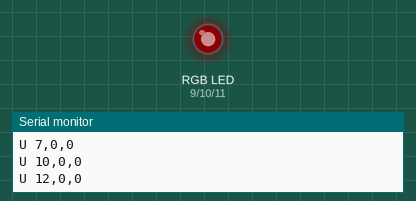
This sketch was run on a simulated Arduino Uno, built with avr-gcc and run on an emulated ATmega328P. Parts: an RGB LED mixed from three pins (HIGH = lit), the last lines printed to the serial monitor. Dim RGB values are drawn brighter than linear.

Above: at 0.15 s.
At 7.27 s:
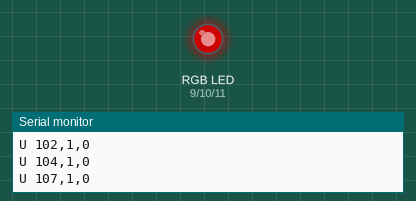
At 16.73 s:
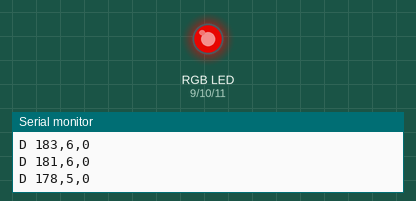
At 33.5 s:
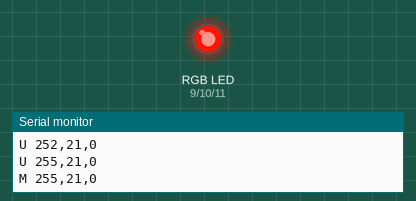
Timing chart, 0 to 40.0 s (numbered marks = the images above):
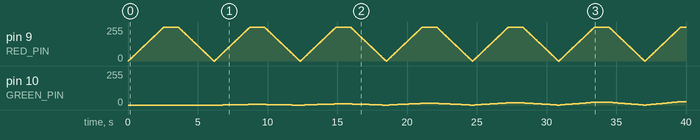

The sketch:

Color_Pulse.ino
```cpp
#include <math.h>

const int RED_PIN = 9;
const int GREEN_PIN = 10;
const int BLUE_PIN = 11;
float hue = 0;

void setup() {
  // put your setup code here, to run once:
  Serial.begin(19200);
  Serial.println("--- Start Serial Monitor SEND_RCVE ---");
  pinMode(RED_PIN, OUTPUT);
  pinMode(GREEN_PIN, OUTPUT);
  pinMode(BLUE_PIN, OUTPUT);
  randomSeed(analogRead(0));
  float H = 0;
}

void loop() {
  // put your main code here, to run repeatedly:
  Serial.println(" ");
  Serial.print("H: ");
  //Serial.println(H);
  float S = 100; //random(0, 100);
  Serial.print("S: ");
  Serial.println(S);
  Serial.println(" ");
  /*
    Serial.println("******* Test ********");
    Serial.print(RGB[0]);
    Serial.print(",");
    Serial.print(RGB[1]);
    Serial.print(",");
    Serial.println(RGB[2]);
    Serial.println("******* Test ********");
  */
  pulse(hue++, 100);
}

void pulse(float H, float S)
{
  int R = 0, G = 0, B = 0;
  for (int i = 0; i <= 100; ++i)
  {
    HSV_to_RGB(H, S, i, R, G, B);
    Serial.print("U ");
    Serial.print(R);
    Serial.print(",");
    Serial.print(G);
    Serial.print(",");
    Serial.print(B);
    Serial.println(" ");
    analogWrite(RED_PIN, R);
    analogWrite(GREEN_PIN, G);
    analogWrite(BLUE_PIN, B);
    delay(25);
  }

  Serial.print("M ");
  Serial.print(R);
  Serial.print(",");
  Serial.print(G);
  Serial.print(",");
  Serial.print(B);
  Serial.println(" ");
  analogWrite(RED_PIN, R);
  analogWrite(GREEN_PIN, G);
  analogWrite(BLUE_PIN, B);

  delay(1000);

  for (int i = 100; i >= 0; --i)
  {
    HSV_to_RGB(H, S, i, R, G, B);
    Serial.print("D ");
    Serial.print(R);
    Serial.print(",");
    Serial.print(G);
    Serial.print(",");
    Serial.print(B);
    Serial.println(" ");
    analogWrite(RED_PIN, R);
    analogWrite(GREEN_PIN, G);
    analogWrite(BLUE_PIN, B);
    delay(25);
  }
}

void HSV_to_RGB(float H, float S, float V, int & R, int & G, int & B)
{
  S /= 100;
  V /= 100;
  float C = V * S;
  H /= 60;
  float X = C * (1 - abs(fmod(H, 2) - 1));
  float r = 0, g = 0, b = 0;
  if (H >= 0 && H < 1)
  {
    r = C;
    g = X;
    b = 0;
  } else if (H >= 1 && H < 2)
  {
    r = X;
    g = C;
    b = 0;
  } else if (H >= 2 && H < 3)
  {
    r = 0;
    g = C;
    b = X;
  } else if (H >= 3 && H < 4)
  {
    r = 0;
    g = X;
    b = C;
  } else if (H >= 4 && H < 5)
  {
    r = X;
    g = 0;
    b = C;
  } else if (H >= 5 && H < 6)
  {
    r = C;
    g = 0;
    b = X;
  } else
  {
    r = g = b = 0;
  }
  float m = V - C;

  r += m;
  g += m;
  b += m;

  r *= 255;
  g *= 255;
  b *= 255;

  R = (int) r;
  G = (int) g;
  B = (int) b;

}
```

Measured:
- by itself, pin 10 (GREEN_PIN): 0/255 → 1/255 at 6.8 s, → 2/255 0.61 s later, → 3/255 0.59 s later, → 4/255 0.61 s later, … (147 changes in this stretch)
